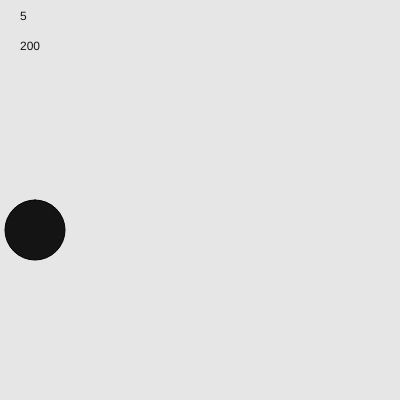
Frame 1 (no input)
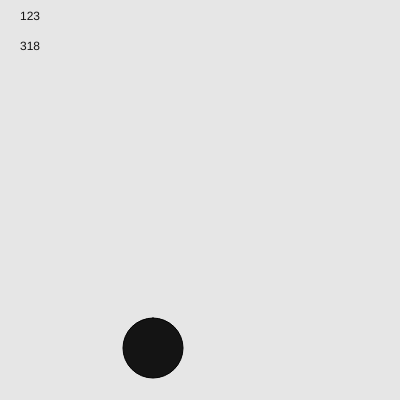
Frame 60 (no input)
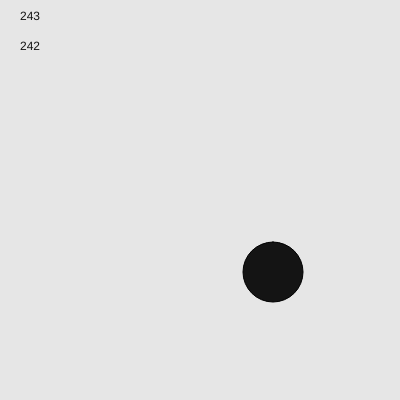
Frame 120 (the mouse pressed at the canvas centre since frame 60)

The p5.js sketch that drew these frames (run headless with seeded random() and noise() and a simulated clock; from frame 60 on, the mouse is pressed at the canvas centre):

// p5.js sketch
// ── sketch.js
let y = 200;
let x = 5;
let stepx = 2;
let stepy = 2;
function setup() {
  // any live cell with fewer than two live neighbors dies. underpopulation
  // any live cell with two or three live neighbors stay alive to next gen
  // any dead cell with exactly three live neighbors becomes a live cell. Reproduce
  //
  // put setup code here
  createCanvas(400,400);
  background(230);
  text('I love you Katie', 10, 60);
  fill(0, 102, 153, 51);
  let x = 20;
  let y = 20;
  frameRate(60);

}

function draw() {
  // put drawing code here
  fill(20);
  background(230);
  rect(x,y, 60, 60, 50);
  text(x, 20, 20);
  text(y, 20, 50);
  if (y >= 400 -60 ){
  stepy *=-1;
  }else if (y <= 0){
    stepy*=-1;
  }
  if (x >= 400 - 60){
  stepx *= -1;
  }else if (x<=0){
  stepx *= -1;
  }
  y+= stepy;
  x+=stepx;

}
